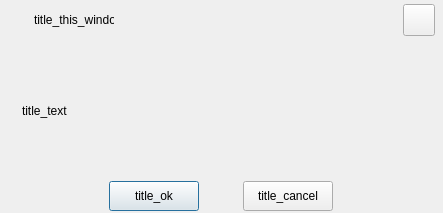
<?xml version="1.0" encoding="UTF-8"?>
<ui version="4.0">
 <class>MessageWindow</class>
 <widget class="QDialog" name="MessageWindow">
  <property name="geometry">
   <rect>
    <x>0</x>
    <y>0</y>
    <width>443</width>
    <height>213</height>
   </rect>
  </property>
  <property name="windowTitle">
   <string/>
  </property>
  <widget class="QWidget" name="wid_main">
   <property name="geometry">
    <rect>
     <x>0</x>
     <y>0</y>
     <width>441</width>
     <height>211</height>
    </rect>
   </property>
   <layout class="QGridLayout" name="gridLayout">
    <item row="1" column="0" colspan="2">
     <layout class="QVBoxLayout" name="layout">
      <item>
       <layout class="QHBoxLayout" name="textLayout">
        <item>
         <widget class="QWidget" name="widget_2" native="true">
          <property name="minimumSize">
           <size>
            <width>16</width>
            <height>0</height>
           </size>
          </property>
          <property name="maximumSize">
           <size>
            <width>16</width>
            <height>16777215</height>
           </size>
          </property>
         </widget>
        </item>
        <item>
         <widget class="QLabel" name="lbl_text">
          <property name="text">
           <string>title_text</string>
          </property>
         </widget>
        </item>
        <item>
         <widget class="QWidget" name="widget_3" native="true">
          <property name="minimumSize">
           <size>
            <width>16</width>
            <height>0</height>
           </size>
          </property>
          <property name="maximumSize">
           <size>
            <width>16</width>
            <height>16777215</height>
           </size>
          </property>
         </widget>
        </item>
       </layout>
      </item>
      <item>
       <layout class="QHBoxLayout" name="btnLayout">
        <item>
         <spacer name="horizontalSpacer_2">
          <property name="orientation">
           <enum>Qt::Horizontal</enum>
          </property>
          <property name="sizeHint" stdset="0">
           <size>
            <width>40</width>
            <height>20</height>
           </size>
          </property>
         </spacer>
        </item>
        <item>
         <widget class="QPushButton" name="btn_ok">
          <property name="minimumSize">
           <size>
            <width>90</width>
            <height>30</height>
           </size>
          </property>
          <property name="maximumSize">
           <size>
            <width>90</width>
            <height>30</height>
           </size>
          </property>
          <property name="text">
           <string>title_ok</string>
          </property>
         </widget>
        </item>
        <item>
         <widget class="QWidget" name="widget" native="true">
          <property name="minimumSize">
           <size>
            <width>32</width>
            <height>0</height>
           </size>
          </property>
         </widget>
        </item>
        <item>
         <widget class="QPushButton" name="btn_cancel">
          <property name="minimumSize">
           <size>
            <width>90</width>
            <height>30</height>
           </size>
          </property>
          <property name="maximumSize">
           <size>
            <width>90</width>
            <height>30</height>
           </size>
          </property>
          <property name="text">
           <string>title_cancel</string>
          </property>
         </widget>
        </item>
        <item>
         <spacer name="horizontalSpacer_3">
          <property name="orientation">
           <enum>Qt::Horizontal</enum>
          </property>
          <property name="sizeHint" stdset="0">
           <size>
            <width>40</width>
            <height>20</height>
           </size>
          </property>
         </spacer>
        </item>
       </layout>
      </item>
     </layout>
    </item>
    <item row="0" column="0">
     <layout class="QHBoxLayout" name="horizontalLayout_3">
      <property name="spacing">
       <number>2</number>
      </property>
      <property name="sizeConstraint">
       <enum>QLayout::SetDefaultConstraint</enum>
      </property>
      <item>
       <widget class="QLabel" name="lbl_logo">
        <property name="enabled">
         <bool>true</bool>
        </property>
        <property name="minimumSize">
         <size>
          <width>32</width>
          <height>32</height>
         </size>
        </property>
        <property name="maximumSize">
         <size>
          <width>32</width>
          <height>32</height>
         </size>
        </property>
        <property name="text">
         <string/>
        </property>
       </widget>
      </item>
      <item>
       <widget class="QLabel" name="lbl_title">
        <property name="minimumSize">
         <size>
          <width>80</width>
          <height>40</height>
         </size>
        </property>
        <property name="maximumSize">
         <size>
          <width>80</width>
          <height>40</height>
         </size>
        </property>
        <property name="text">
         <string>title_this_window</string>
        </property>
       </widget>
      </item>
      <item>
       <spacer name="horizontalSpacer">
        <property name="orientation">
         <enum>Qt::Horizontal</enum>
        </property>
        <property name="sizeHint" stdset="0">
         <size>
          <width>32</width>
          <height>32</height>
         </size>
        </property>
       </spacer>
      </item>
      <item>
       <widget class="QPushButton" name="btn_close">
        <property name="minimumSize">
         <size>
          <width>32</width>
          <height>32</height>
         </size>
        </property>
        <property name="maximumSize">
         <size>
          <width>32</width>
          <height>32</height>
         </size>
        </property>
        <property name="text">
         <string/>
        </property>
       </widget>
      </item>
     </layout>
    </item>
   </layout>
  </widget>
 </widget>
 <resources/>
 <connections/>
</ui>
